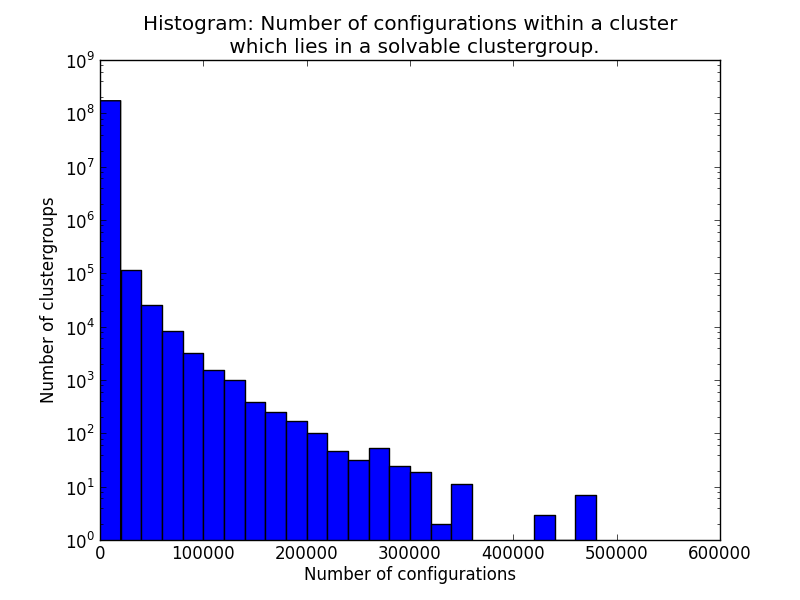

Here is the Python script that generated this plot:
from __future__ import division

import numpy as np
import scipy as sy
import random
import pylab
from scipy.optimize import curve_fit

dataFile = "numberOfConfigurationsPerSubcluster.txt"

x = []
y = []

numberOfConfigurationsList = []
weights = []
with open(dataFile) as f:
	for line in f:
		numberOfConfigurations, count = line.split()
		weights.append(int(count))
		numberOfConfigurationsList.append(int(numberOfConfigurations))

# the histogram of the data
weights[-1] = 1
pylab.hist(numberOfConfigurationsList, weights = weights, bins = range(0, max(numberOfConfigurationsList) + 1, 20000))

pylab.xlabel('Number of configurations')
pylab.ylabel('Number of clustergroups')
pylab.title('Histogram: Number of configurations within a cluster\n which lies in a solvable clustergroup.')
#pylab.grid(True)
#pylab.yscale('log')
#pylab.ylim(1, 10**8)
pylab.yscale('log', nonposy='clip')
#ax.hist(bins, y, 'k--', lineWidth = 1.5)
pylab.savefig(dataFile[:-4])

print max(numberOfConfigurationsList)
